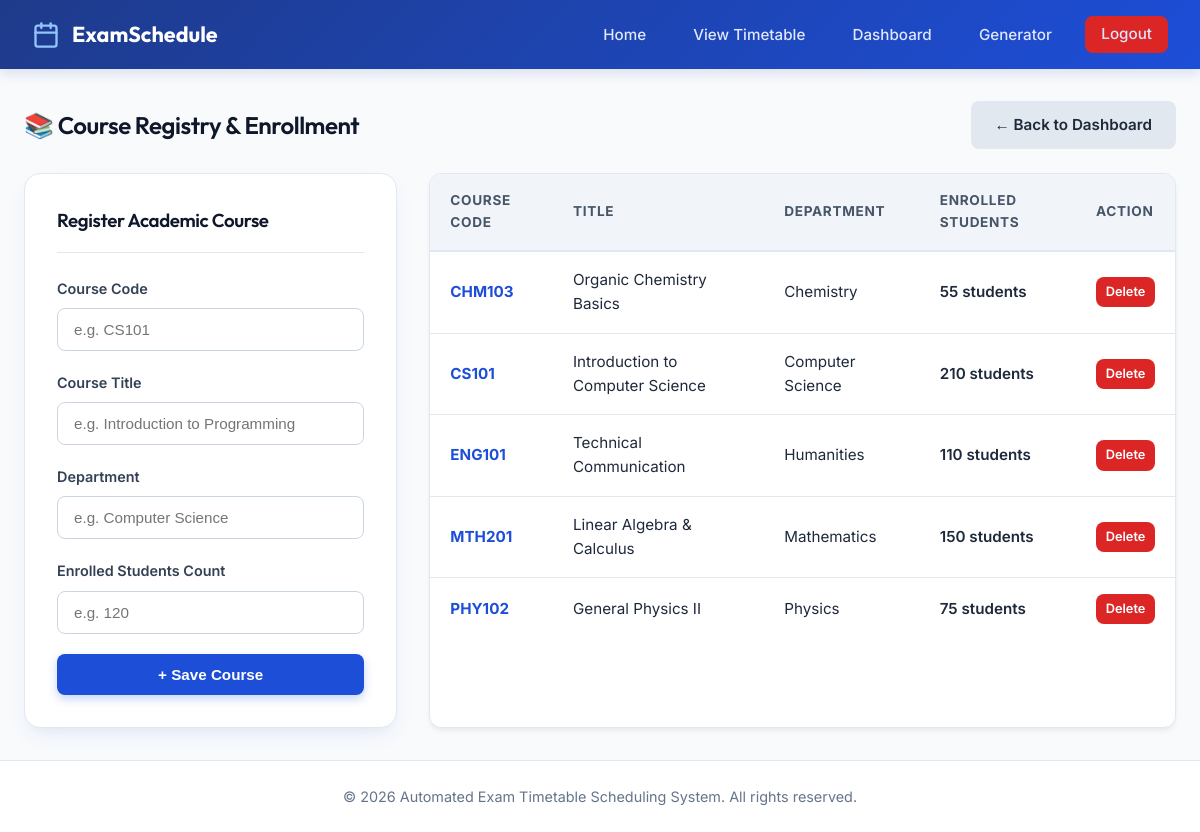
/admin/register_course.php (signed in), run on an earlier commit of the app's database.
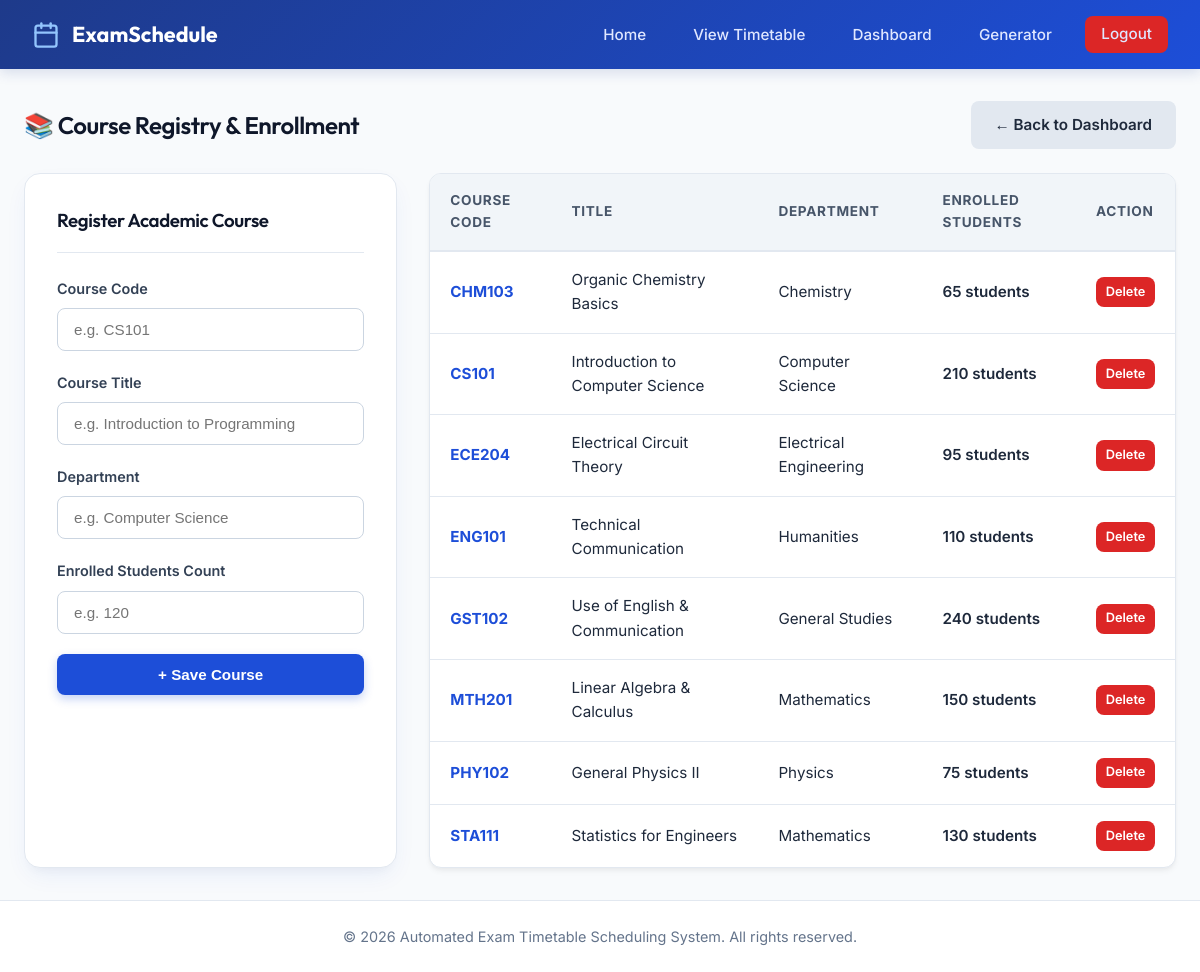
And on a later commit of the database.
### tables this page shows
CREATE TABLE IF NOT EXISTS `courses` (
  `id` INT AUTO_INCREMENT PRIMARY KEY,
  `course_code` VARCHAR(20) NOT NULL UNIQUE,
  `course_title` VARCHAR(150) NOT NULL,
  `department` VARCHAR(100) NOT NULL,
  `student_count` INT NOT NULL DEFAULT 0,
  `created_at` TIMESTAMP DEFAULT CURRENT_TIMESTAMP
);

### admin/register_course.php (the view, shortened to what this page needs)
<?php
require_once '../includes/db.php';
$courses = $pdo->query("SELECT * FROM courses ORDER BY course_code ASC")->fetchAll();
require_once '../includes/header.php';
?>
<div style="display: flex; justify-content: space-between; align-items: center; margin-bottom: 1.5rem;">
  <h2>📚 Course Registry & Enrollment</h2>
  <a href="dashboard.php" class="btn btn-secondary">&larr; Back to Dashboard</a>
</div>
<div style="display: grid; grid-template-columns: 1fr 2fr; gap: 2rem;">
  <div class="form-card" style="margin: 0;">
    <div class="form-header">
      <h3>Register Academic Course</h3>
    </div>
    <form action="register_course.php" method="POST">
      <div class="form-group">
        <label for="course_code">Course Code</label>
        <input type="text" id="course_code" name="course_code" class="form-control" placeholder="e.g. CS101" required>
      </div>
      <div class="form-group">
        <label for="course_title">Course Title</label>
        <input type="text" id="course_title" name="course_title" class="form-control" placeholder="e.g. Introduction to Programming" required>
      </div>
      <div class="form-group">
        <label for="department">Department</label>
        <input type="text" id="department" name="department" class="form-control" placeholder="e.g. Computer Science" required>
      </div>
      <div class="form-group">
        <label for="student_count">Enrolled Students Count</label>
        <input type="number" id="student_count" name="student_count" class="form-control" placeholder="e.g. 120" min="1" required>
      </div>
      <button type="submit" name="add_course" class="btn btn-primary" style="width: 100%;">+ Save Course</button>
    </form>
  </div>
  <div class="table-responsive">
    <table class="custom-table">
      <thead>
        <tr>
          <th>Course Code</th>
          <th>Title</th>
          <th>Department</th>
          <th>Enrolled Students</th>
          <th>Action</th>
        </tr>
      </thead>
      <tbody>
        <?php if (!empty($courses)): ?>
          <?php foreach ($courses as $c): ?>
            <tr>
              <td><strong style="color: var(--accent-primary);"><?php echo htmlspecialchars($c['course_code']); ?></strong></td>
              <td><?php echo htmlspecialchars($c['course_title']); ?></td>
              <td><?php echo htmlspecialchars($c['department']); ?></td>
              <td><span style="font-weight: 600;"><?php echo $c['student_count']; ?> students</span></td>
              <td>
                <a href="register_course.php?delete=<?php echo $c['id']; ?>" onclick="return confirmDelete('Delete this course?');" class="btn btn-danger" style="padding: 0.3rem 0.6rem; font-size: 0.8rem;">Delete</a>
              </td>
            </tr>
          <?php endforeach; ?>
        <?php else: ?>
          <tr>
            <td colspan="5" style="text-align: center; color: var(--text-muted);">No courses registered yet.</td>
          </tr>
        <?php endif; ?>
      </tbody>
    </table>
  </div>
</div>
<?php require_once '../includes/footer.php'; ?>

What changed in the data, as far as the page shows it:
changed courses "CHM103": student_count "55" → "65"
added courses: course_code "ECE204", course_title "Electrical Circuit Theory", department "Electrical Engineering", student_count "95"
added courses: course_code "GST102", course_title "Use of English & Communication", department "General Studies", student_count "240"
added courses: course_code "STA111", course_title "Statistics for Engineers", department "Mathematics", student_count "130"
